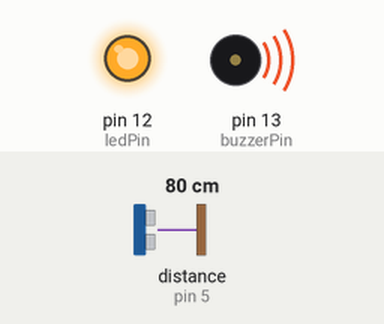
Simulated run of this sketch. Board: Arduino Uno, built with avr-gcc and run on an emulated ATmega328P. On the bench: output pins drawn as LEDs (lit = HIGH), buzzer (waves = sounding, pin HIGH). Wiring (inferred from the names in the program): ultrasonic range finder: trigger pin 6; echo pin 5. The inputs (shaded band) are chosen by the test bench; at power-on: distance to the obstacle (sensor on pin 5) 80 cm. The echo pulse lasts 58.3 µs per cm; pins used as bus, display or sensor lines are not drawn.

Above: at 1.2 s.
1.3 s: distance to the obstacle (sensor on pin 5) set to 95 cm
2.8 s: distance to the obstacle (sensor on pin 5) set to 102 cm
At 3.3 s:
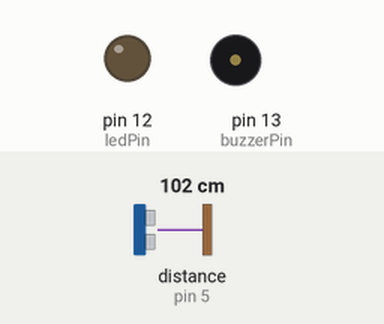
4.3 s: distance to the obstacle (sensor on pin 5) set to 2 cm
At 4.8 s:
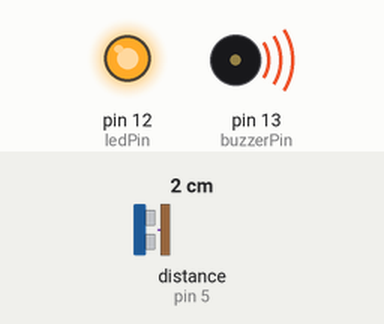
5.8 s: distance to the obstacle (sensor on pin 5) set to 120 cm
At 6.5 s:
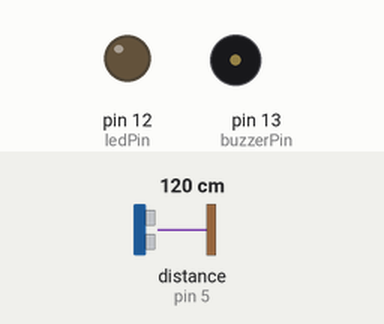
Timing chart, 0 to 8.3 s (numbered marks = the images above; inputs shaded):
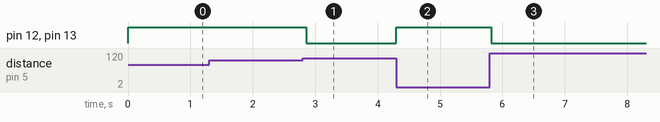

Measured:
- the behaviour switches between 99 and 100 cm on distance to the obstacle (sensor on pin 5) (found by bisection; images 0 and 1)
- after the input at 1.3 s, every drawn part: stays the same
- after the input at 2.8 s, pin 12 (ledPin), pin 13 (buzzerPin): HIGH → LOW after 0.06 s
- after the input at 4.3 s, pin 12 (ledPin), pin 13 (buzzerPin): LOW → HIGH at once
- after the input at 5.8 s, pin 12 (ledPin), pin 13 (buzzerPin): HIGH → LOW at once

The sketch:

Glove-Eye.ino
```cpp
int ledPin = 12;
int buzzerPin = 13;
int echo = 5;
int trig = 6;
long duration, cm;

void setup() {
    pinMode(ledPin, OUTPUT);
    pinMode(buzzerPin, OUTPUT);
    pinMode(echo, INPUT);
    pinMode(trig, OUTPUT);
}

void loop()
{
    digitalWrite(trig, HIGH);
    delayMicroseconds(5);
    digitalWrite(trig, LOW);
    duration = pulseIn(echo, HIGH);
    cm = duration/58;

    if (cm<100){
    digitalWrite(ledPin,HIGH);
    digitalWrite(buzzerPin,HIGH);
    delay(100);
    }

    else{
    digitalWrite(ledPin,LOW);
    digitalWrite(buzzerPin,LOW);
    }
}
```
